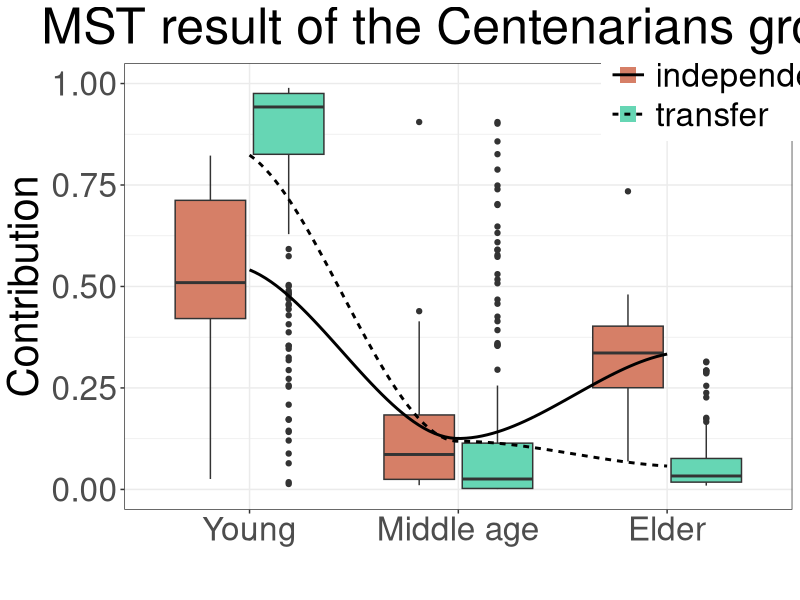

Recreate this plot in R.
library(ggplot2)
library(ggpubr)
library(dplyr)
library(reshape2)

inde.Data <- read.csv('independent_result/layerMelt.csv')[, c(2,3)] 
trans.Data <- read.csv('transfer_result/layerMelt.csv')[, c(2,3)]
inde.Data['mode'] <- 'independent'
trans.Data['mode'] <- 'transfer'
bind.Data <- bind_rows(inde.Data, trans.Data)
bind.Data$Env <- factor(bind.Data$Env, levels=c('Young','Middle age', 'Elder'))

box.Plot <- ggplot(bind.Data)+
                geom_boxplot(aes(x=Env, y=Contribution, fill=mode), show.legend=FALSE)+
                geom_point(aes(x=Env, y=-1, color=mode), shape=15, size=5)+
                geom_smooth(aes(x=as.numeric(Env), y=Contribution, linetype=mode), 
                method='loess', color='black', se=FALSE)+
                ylim(c(0, 1))+
                xlab('')+
                ylab('Contribution')+
                scale_color_manual(values=c('#D67F67', '#66D6B4'))+
                scale_fill_manual(values=c('#D67F67', '#66D6B4'))+
                guides()+
                theme_bw()+
                labs(title='MST result of the Centenarians group')+
                theme(text=element_text(size=30),
                        plot.title=(element_text(hjust=0.5)),
                        legend.title=element_blank(),
                        legend.position=(c(0.9, 0.93)),
                        legend.key.size=unit(1, 'cm'))
ggsave('box_plot.jpg', height=10, width=15)